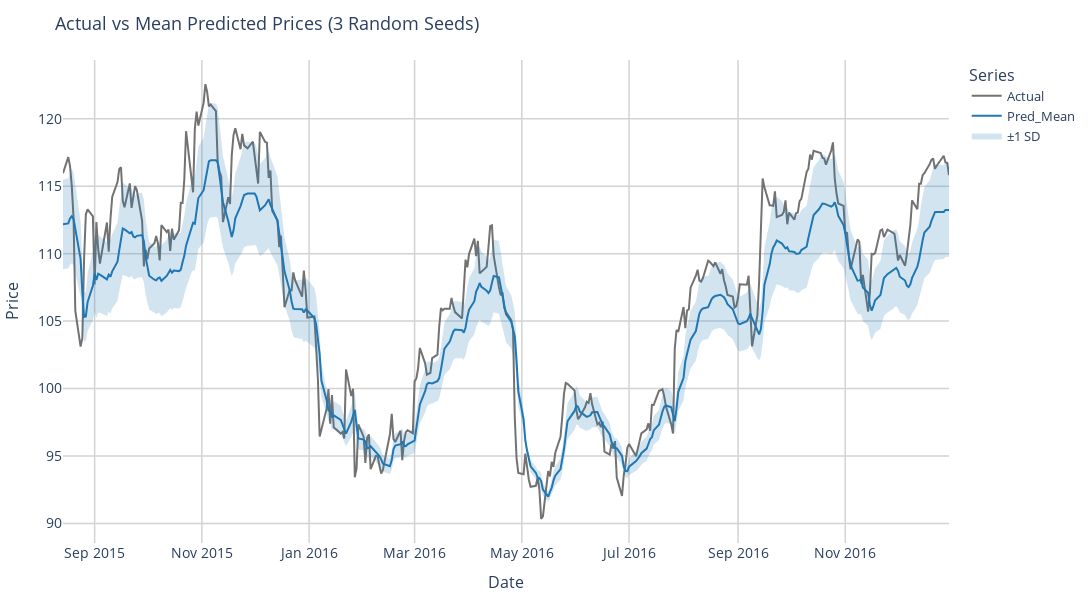

The cell this chart's notebook holds for it:
### Code cell
import plotly.graph_objects as go

fig = go.Figure()

# Actual line (gray)
fig.add_trace(go.Scatter(
    x=results_all["Date"],
    y=results_all["Actual"],
    mode='lines',
    name='Actual',
    line=dict(color='#727272', width=2)
))

# Mean predicted line (blue)
fig.add_trace(go.Scatter(
    x=results_all["Date"],
    y=results_all["Pred_Mean"],
    mode='lines',
    name='Pred_Mean',
    line=dict(color='#1f77b4', width=2)
))

# ±1 SD shaded band
fig.add_trace(go.Scatter(
    x=pd.concat([results_all["Date"], results_all["Date"][::-1]]),
    y=pd.concat([
        results_all["Pred_Mean"] + results_all["Pred_Std"],
        (results_all["Pred_Mean"] - results_all["Pred_Std"])[::-1]
    ]),
    fill='toself',
    fillcolor='rgba(31, 119, 180, 0.2)',
    line=dict(color='rgba(255,255,255,0)'),
    hoverinfo="skip",
    name='±1 SD'
))

# Layout with stronger grid
fig.update_layout(width=1200,height=600,
                title_font_size=20, xaxis_title_font_size=16,yaxis_title_font_size=16,legend_title_font_size=14,
                    #   plot_bgcolor=plot_bgcolor,        # plot area background
                    #   paper_bgcolor=background_color,   # figure background
                margin=dict(l=50, r=50, t=60, b=50),
    
                title="Actual vs Mean Predicted Prices (3 Random Seeds)",
                xaxis_title="Date",
                yaxis_title="Price",
                template="plotly_white",
                legend_title="Series",
                font=dict(size=13),
                hovermode="x unified",
                xaxis=dict(
                    showgrid=True,
                    gridcolor='lightgray',
                    gridwidth=1.5  # increase grid thickness
                ),
                yaxis=dict(
                    showgrid=True,
                    gridcolor='lightgray',
                    gridwidth=1.5  # increase grid thickness
                )
            )

fig.update_xaxes(tickfont=dict(size=14))
fig.update_yaxes(tickfont=dict(size=14))
fig.show()

### Figure 1 — Plotly figure (JSON) as saved in the notebook; plotly's stock layout.template omitted (floating-point values rounded to 4 significant figures; data arrays with more than 128 entries replaced by an {"elided": "..."} marker saying what was removed)
{"data": [{"line": {"color": "#727272", "width": 2}, "mode": "lines", "name": "Actual", "type": "scatter", "x": {"elided": "349 str values"}, "y": {"elided": "349 float values"}}, {"line": {"color": "#1f77b4", "width": 2}, "mode": "lines", "name": "Pred_Mean", "type": "scatter", "x": {"elided": "349 str values"}, "y": {"elided": "349 float values"}}, {"fill": "toself", "fillcolor": "rgba(31, 119, 180, 0.2)", "hoverinfo": "skip", "line": {"color": "rgba(255,255,255,0)"}, "name": "±1 SD", "type": "scatter", "x": {"elided": "698 str values"}, "y": {"elided": "698 float values"}}], "layout": {"font": {"size": 13}, "height": 600, "hovermode": "x unified", "legend": {"title": {"text": "Series"}}, "margin": {"b": 50, "l": 50, "r": 50, "t": 60}, "title": {"text": "Actual vs Mean Predicted Prices (3 Random Seeds)"}, "width": 1200, "xaxis": {"gridcolor": "lightgray", "gridwidth": 1.5, "showgrid": true, "tickfont": {"size": 14}, "title": {"text": "Date"}}, "yaxis": {"gridcolor": "lightgray", "gridwidth": 1.5, "showgrid": true, "tickfont": {"size": 14}, "title": {"text": "Price"}}}}
